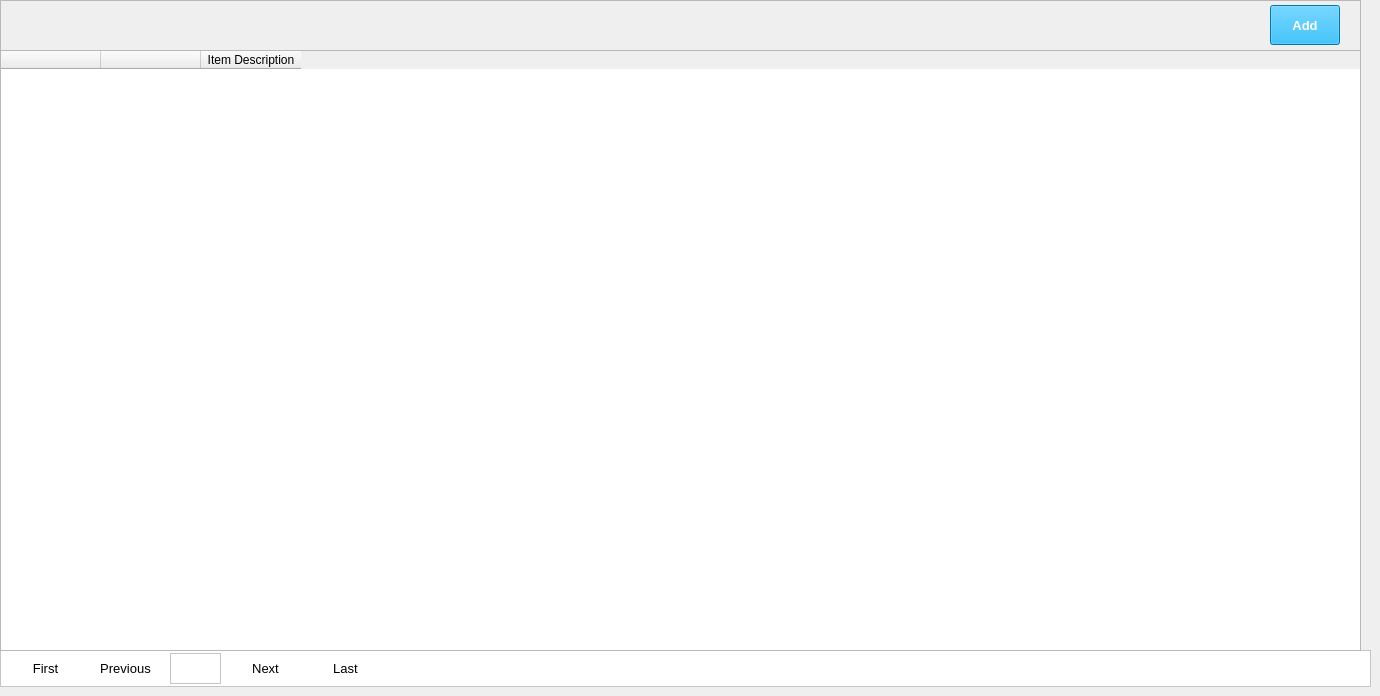
    <widget class="QWidget" name="tabItemModifierList">
     <attribute name="title">
      <string>Item Modifier List</string>
     </attribute>
     <widget class="QFrame" name="frame_29">
      <property name="geometry">
       <rect>
        <x>0</x>
        <y>650</y>
        <width>1371</width>
        <height>37</height>
       </rect>
      </property>
      <property name="styleSheet">
       <string notr="true">background-color: rgb(255, 255, 255);
color: rgb(255, 255, 255);</string>
      </property>
      <property name="frameShape">
       <enum>QFrame::StyledPanel</enum>
      </property>
      <property name="frameShadow">
       <enum>QFrame::Raised</enum>
      </property>
      <widget class="QPushButton" name="pushButtonItemModifierFirst">
       <property name="geometry">
        <rect>
         <x>10</x>
         <y>0</y>
         <width>71</width>
         <height>37</height>
        </rect>
       </property>
       <property name="font">
        <font>
         <family>Segoe UI</family>
         <pointsize>10</pointsize>
        </font>
       </property>
       <property name="styleSheet">
        <string notr="true">color: rgb(0, 0, 0);</string>
       </property>
       <property name="text">
        <string>First</string>
       </property>
       <property name="flat">
        <bool>true</bool>
       </property>
      </widget>
      <widget class="QPushButton" name="pushButtonItemModifierPrevious">
       <property name="geometry">
        <rect>
         <x>90</x>
         <y>0</y>
         <width>71</width>
         <height>37</height>
        </rect>
       </property>
       <property name="font">
        <font>
         <family>Segoe UI</family>
         <pointsize>10</pointsize>
        </font>
       </property>
       <property name="styleSheet">
        <string notr="true">color: rgb(0, 0, 0);</string>
       </property>
       <property name="text">
        <string>Previous</string>
       </property>
       <property name="flat">
        <bool>true</bool>
       </property>
      </widget>
      <widget class="QPushButton" name="pushButtonItemModifierNext">
       <property name="geometry">
        <rect>
         <x>230</x>
         <y>0</y>
         <width>71</width>
         <height>37</height>
        </rect>
       </property>
       <property name="font">
        <font>
         <family>Segoe UI</family>
         <pointsize>10</pointsize>
        </font>
       </property>
       <property name="styleSheet">
        <string notr="true">color: rgb(0, 0, 0);</string>
       </property>
       <property name="text">
        <string>Next</string>
       </property>
       <property name="flat">
        <bool>true</bool>
       </property>
      </widget>
      <widget class="QPushButton" name="pushButtonItemModifierLast">
       <property name="geometry">
        <rect>
         <x>310</x>
         <y>0</y>
         <width>71</width>
         <height>37</height>
        </rect>
       </property>
       <property name="font">
        <font>
         <family>Segoe UI</family>
         <pointsize>10</pointsize>
        </font>
       </property>
       <property name="styleSheet">
        <string notr="true">color: rgb(0, 0, 0);</string>
       </property>
       <property name="text">
        <string>Last</string>
       </property>
       <property name="flat">
        <bool>true</bool>
       </property>
      </widget>
      <widget class="QTextEdit" name="textEditPageItemModifierNumber">
       <property name="geometry">
        <rect>
         <x>170</x>
         <y>3</y>
         <width>51</width>
         <height>31</height>
        </rect>
       </property>
       <property name="font">
        <font>
         <family>Segoe UI</family>
         <pointsize>10</pointsize>
        </font>
       </property>
       <property name="styleSheet">
        <string notr="true">color: rgb(0, 0, 0);</string>
       </property>
       <property name="readOnly">
        <bool>true</bool>
       </property>
      </widget>
     </widget>
     <widget class="QFrame" name="frame_30">
      <property name="geometry">
       <rect>
        <x>0</x>
        <y>0</y>
        <width>1361</width>
        <height>651</height>
       </rect>
      </property>
      <property name="frameShape">
       <enum>QFrame::StyledPanel</enum>
      </property>
      <property name="frameShadow">
       <enum>QFrame::Raised</enum>
      </property>
      <widget class="QTableWidget" name="tableWidgetItemModifier">
       <property name="geometry">
        <rect>
         <x>0</x>
         <y>50</y>
         <width>1361</width>
         <height>601</height>
        </rect>
       </property>
       <property name="minimumSize">
        <size>
         <width>1361</width>
         <height>0</height>
        </size>
       </property>
       <column>
        <property name="text">
         <string/>
        </property>
       </column>
       <column>
        <property name="text">
         <string/>
        </property>
       </column>
       <column>
        <property name="text">
         <string>Item Description</string>
        </property>
       </column>
      </widget>
      <widget class="QPushButton" name="pushButtonAddItemModifier">
       <property name="geometry">
        <rect>
         <x>1270</x>
         <y>5</y>
         <width>70</width>
         <height>40</height>
        </rect>
       </property>
       <property name="font">
        <font>
         <family>Segoe UI</family>
         <pointsize>10</pointsize>
         <bold>true</bold>
        </font>
       </property>
       <property name="autoFillBackground">
        <bool>false</bool>
       </property>
       <property name="styleSheet">
        <string notr="true">background-color: rgb(1, 166, 240);
color: rgb(255, 255, 255);</string>
       </property>
       <property name="text">
        <string>Add</string>
       </property>
      </widget>
     </widget>
    </widget>
